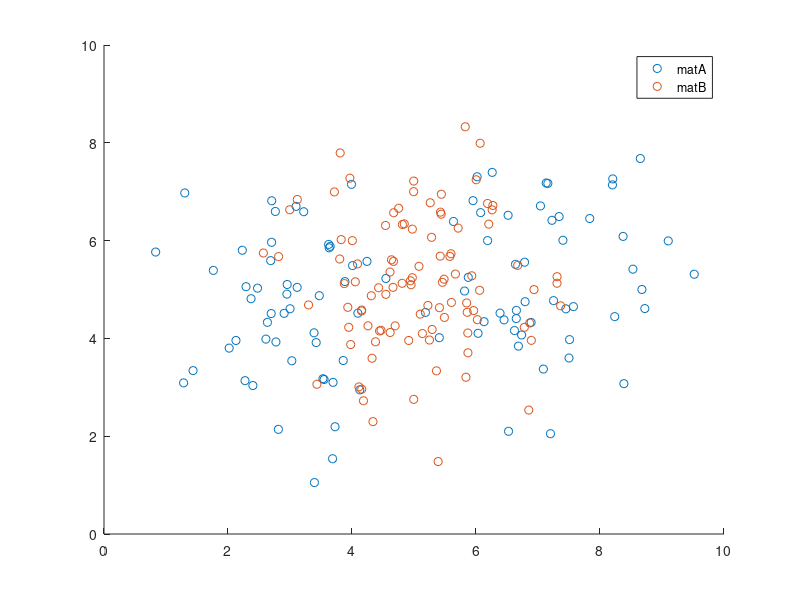

The MATLAB script that drew this image: (Note: this script raises an error after producing the figure.)
%load data
load('data_lvq_A.mat');
load('data_lvq_B.mat');
% Plot both datasets
scatter(matA(:,1),matA(:,2))
hold on
scatter(matB(:,1),matB(:,2))
% Add legend
legend('matA', 'matB')
%prepare arrays
data = zeros(10,20,2);
labels = zeros(10,20);
%split into 10 groups
for i=1:10
    %add 10 from class A
    data(i, 1:10, :) = matA((1:10)+(i-1)*10, :);
    %add 10 from class B
    data(i, 11:20, :) = matB((1:10)+(i-1)*10, :);
    %label them
    labels(i, 1:10) = 1;
    labels(i, 11:20) = 2;
end

numLabels = 2;
% Initialize prototypes
prototypeLabels = [];
prototypes = [];
for j = 1:2
    % Determine label of this prototype
    currentLabel = mod(j, numLabels) + 1;
    prototypeLabels = [prototypeLabels; currentLabel];
    meanOfLabel = mean(data(labels == currentLabel));
    % Place randomly near mean
    newPos = meanOfLabel + (rand([1 2]) - 0.5 .* (1/10 * meanOfLabel));
    prototypes = [prototypes; newPos];
end
[predictedLabels, errors, prototypes, prototypeLabels] = lvq1(reshape(data, 200, 2), reshape(labels, 200, 1), reshape(data, 200, 2), prototypes, prototypeLabels, 1000);
figure;
%plot(errors);
%xlabel('Epochs');
%ylabel('Error rate');
subplot(2,2,1);
gscatter(reshape(data(:,:,1), 200, 1), reshape(data(:,:,2), 200, 1), predictedLabels, ['r' 'b'], 'o', 3, 'off');
hold on;
gscatter(prototypes(:, 1), prototypes(:, 2), prototypeLabels, ['r' 'b'], '+', 10, 'off');

prototypeLabels = [];
prototypes = [];
for j = 1:3
    % Determine label of this prototype
    currentLabel = mod(j, numLabels) + 1;
    prototypeLabels = [prototypeLabels; currentLabel];
    meanOfLabel = mean(data(labels == currentLabel));
    % Place randomly near mean
    newPos = meanOfLabel + (rand([1 2]) - 0.5 .* (1/10 * meanOfLabel));
    prototypes = [prototypes; newPos];
end
[predictedLabels, errors, prototypes, prototypeLabels] = lvq1(reshape(data, 200, 2), reshape(labels, 200, 1), reshape(data, 200, 2), prototypes, prototypeLabels, 1000);

%plot(errors);
subplot(2,2,2);
gscatter(reshape(data(:,:,1), 200, 1), reshape(data(:,:,2), 200, 1), predictedLabels, ['r' 'b'], 'o', 3, 'off');
hold on;
gscatter(prototypes(:, 1), prototypes(:, 2), prototypeLabels, ['r' 'b'], '+', 10, 'off');

prototypeLabels = [];
prototypes = [];
for j = 1:3
    % Determine label of this prototype
    currentLabel = mod(j-1, numLabels) + 1;
    prototypeLabels = [prototypeLabels; currentLabel];
    meanOfLabel = mean(data(labels == currentLabel));
    % Place randomly near mean
    newPos = meanOfLabel + (rand([1 2]) - 0.5 .* (1/10 * meanOfLabel));
    prototypes = [prototypes; newPos];
end
[predictedLabels, errors, prototypes, prototypeLabels] = lvq1(reshape(data, 200, 2), reshape(labels, 200, 1), reshape(data, 200, 2), prototypes, prototypeLabels, 1000);

%plot(errors);
subplot(2,2,3);
gscatter(reshape(data(:,:,1), 200, 1), reshape(data(:,:,2), 200, 1), predictedLabels, ['r' 'b'], 'o', 3, 'off');
hold on;
gscatter(prototypes(:, 1), prototypes(:, 2), prototypeLabels, ['r' 'b'], '+', 10, 'off');

prototypeLabels = [];
prototypes = [];
for j = 1:4
    % Determine label of this prototype
    currentLabel = mod(j, numLabels) + 1;
    prototypeLabels = [prototypeLabels; currentLabel];
    meanOfLabel = mean(data(labels == currentLabel));
    % Place randomly near mean
    newPos = meanOfLabel + (rand([1 2]) - 0.5 .* (1/10 * meanOfLabel));
    prototypes = [prototypes; newPos];
end
[predictedLabels, errors, prototypes, prototypeLabels] = lvq1(reshape(data, 200, 2), reshape(labels, 200, 1), reshape(data, 200, 2), prototypes, prototypeLabels, 1000);

%plot(errors);
%h = legend("1-1", "1-2", "2-1", "2-2");
%set(h, 'Location', 'southeast');
subplot(2,2,4);
gscatter(reshape(data(:,:,1), 200, 1), reshape(data(:,:,2), 200, 1), predictedLabels, ['r' 'b'], 'o', 3, 'off');
hold on;
gscatter(prototypes(:, 1), prototypes(:, 2), prototypeLabels, ['r' 'b'], '+', 10, 'off');
